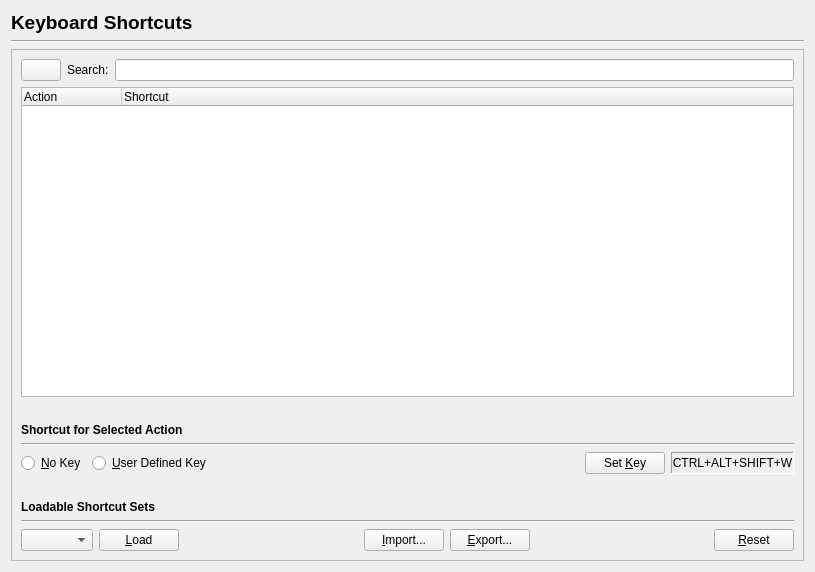
<?xml version="1.0" encoding="UTF-8"?>
<ui version="4.0">
 <class>Prefs_KeyboardShortcuts</class>
 <widget class="QWidget" name="Prefs_KeyboardShortcuts">
  <property name="geometry">
   <rect>
    <x>0</x>
    <y>0</y>
    <width>815</width>
    <height>572</height>
   </rect>
  </property>
  <property name="windowTitle">
   <string>Keyboard Shortcuts</string>
  </property>
  <layout class="QVBoxLayout" name="verticalLayout">
   <item>
    <widget class="QLabel" name="label">
     <property name="font">
      <font>
       <pointsize>14</pointsize>
       <weight>75</weight>
       <bold>true</bold>
      </font>
     </property>
     <property name="text">
      <string>Keyboard Shortcuts</string>
     </property>
    </widget>
   </item>
   <item>
    <widget class="Line" name="line">
     <property name="orientation">
      <enum>Qt::Horizontal</enum>
     </property>
    </widget>
   </item>
   <item>
    <widget class="QScrollArea" name="scrollArea">
     <property name="widgetResizable">
      <bool>true</bool>
     </property>
     <widget class="QWidget" name="scrollAreaWidgetContents">
      <property name="geometry">
       <rect>
        <x>0</x>
        <y>0</y>
        <width>787</width>
        <height>501</height>
       </rect>
      </property>
      <layout class="QVBoxLayout" name="verticalLayout_2">
       <item>
        <layout class="QHBoxLayout">
         <item>
          <widget class="QPushButton" name="clearSearchButton">
           <property name="text">
            <string/>
           </property>
          </widget>
         </item>
         <item>
          <widget class="QLabel" name="textLabel2">
           <property name="text">
            <string>Search:</string>
           </property>
           <property name="wordWrap">
            <bool>false</bool>
           </property>
          </widget>
         </item>
         <item>
          <widget class="QLineEdit" name="searchTextLineEdit"/>
         </item>
        </layout>
       </item>
       <item>
        <widget class="QTreeWidget" name="keyTable">
         <column>
          <property name="text">
           <string>Action</string>
          </property>
         </column>
         <column>
          <property name="text">
           <string>Shortcut</string>
          </property>
         </column>
        </widget>
       </item>
       <item>
        <spacer name="verticalSpacer_2">
         <property name="orientation">
          <enum>Qt::Vertical</enum>
         </property>
         <property name="sizeType">
          <enum>QSizePolicy::Fixed</enum>
         </property>
         <property name="sizeHint" stdset="0">
          <size>
           <width>20</width>
           <height>20</height>
          </size>
         </property>
        </spacer>
       </item>
       <item>
        <widget class="QLabel" name="label_3">
         <property name="font">
          <font>
           <weight>75</weight>
           <bold>true</bold>
          </font>
         </property>
         <property name="text">
          <string>Shortcut for Selected Action</string>
         </property>
        </widget>
       </item>
       <item>
        <widget class="Line" name="line_3">
         <property name="orientation">
          <enum>Qt::Horizontal</enum>
         </property>
        </widget>
       </item>
       <item>
        <layout class="QHBoxLayout" name="horizontalLayout">
         <item>
          <widget class="QRadioButton" name="noKey">
           <property name="text">
            <string>&amp;No Key</string>
           </property>
           <property name="shortcut">
            <string>Alt+N</string>
           </property>
          </widget>
         </item>
         <item>
          <widget class="QRadioButton" name="userDef">
           <property name="text">
            <string>&amp;User Defined Key</string>
           </property>
           <property name="shortcut">
            <string>Alt+U</string>
           </property>
          </widget>
         </item>
         <item>
          <spacer>
           <property name="orientation">
            <enum>Qt::Horizontal</enum>
           </property>
           <property name="sizeType">
            <enum>QSizePolicy::Expanding</enum>
           </property>
           <property name="sizeHint" stdset="0">
            <size>
             <width>158</width>
             <height>18</height>
            </size>
           </property>
          </spacer>
         </item>
         <item>
          <widget class="QPushButton" name="setKeyButton">
           <property name="text">
            <string>Set &amp;Key</string>
           </property>
           <property name="shortcut">
            <string>Alt+K</string>
           </property>
           <property name="checkable">
            <bool>true</bool>
           </property>
          </widget>
         </item>
         <item>
          <widget class="QLabel" name="keyDisplay">
           <property name="frameShape">
            <enum>QFrame::Panel</enum>
           </property>
           <property name="frameShadow">
            <enum>QFrame::Sunken</enum>
           </property>
           <property name="text">
            <string>CTRL+ALT+SHIFT+W</string>
           </property>
           <property name="alignment">
            <set>Qt::AlignCenter</set>
           </property>
           <property name="wordWrap">
            <bool>false</bool>
           </property>
          </widget>
         </item>
        </layout>
       </item>
       <item>
        <spacer name="verticalSpacer">
         <property name="orientation">
          <enum>Qt::Vertical</enum>
         </property>
         <property name="sizeType">
          <enum>QSizePolicy::Fixed</enum>
         </property>
         <property name="sizeHint" stdset="0">
          <size>
           <width>20</width>
           <height>20</height>
          </size>
         </property>
        </spacer>
       </item>
       <item>
        <widget class="QLabel" name="label_4">
         <property name="font">
          <font>
           <weight>75</weight>
           <bold>true</bold>
          </font>
         </property>
         <property name="text">
          <string>Loadable Shortcut Sets</string>
         </property>
        </widget>
       </item>
       <item>
        <widget class="Line" name="line_4">
         <property name="orientation">
          <enum>Qt::Horizontal</enum>
         </property>
        </widget>
       </item>
       <item>
        <layout class="QHBoxLayout" name="horizontalLayout_2">
         <item>
          <widget class="QComboBox" name="loadableSets">
           <property name="toolTip">
            <string>Keyboard shortcut sets available to load</string>
           </property>
          </widget>
         </item>
         <item>
          <widget class="QPushButton" name="loadSetButton">
           <property name="toolTip">
            <string>Load the selected shortcut set</string>
           </property>
           <property name="text">
            <string>&amp;Load</string>
           </property>
           <property name="shortcut">
            <string>Alt+L</string>
           </property>
          </widget>
         </item>
         <item>
          <spacer>
           <property name="orientation">
            <enum>Qt::Horizontal</enum>
           </property>
           <property name="sizeType">
            <enum>QSizePolicy::Expanding</enum>
           </property>
           <property name="sizeHint" stdset="0">
            <size>
             <width>40</width>
             <height>20</height>
            </size>
           </property>
          </spacer>
         </item>
         <item>
          <widget class="QPushButton" name="importSetButton">
           <property name="toolTip">
            <string>Import a shortcut set into the current configuration</string>
           </property>
           <property name="text">
            <string>&amp;Import...</string>
           </property>
           <property name="shortcut">
            <string>Alt+I</string>
           </property>
          </widget>
         </item>
         <item>
          <widget class="QPushButton" name="exportSetButton">
           <property name="toolTip">
            <string>Export the current shortcuts into an importable file</string>
           </property>
           <property name="text">
            <string>&amp;Export...</string>
           </property>
           <property name="shortcut">
            <string>Alt+E</string>
           </property>
          </widget>
         </item>
         <item>
          <spacer>
           <property name="orientation">
            <enum>Qt::Horizontal</enum>
           </property>
           <property name="sizeType">
            <enum>QSizePolicy::Expanding</enum>
           </property>
           <property name="sizeHint" stdset="0">
            <size>
             <width>40</width>
             <height>20</height>
            </size>
           </property>
          </spacer>
         </item>
         <item>
          <widget class="QPushButton" name="resetSetButton">
           <property name="toolTip">
            <string>Reload the default Scribus shortcuts</string>
           </property>
           <property name="text">
            <string>&amp;Reset</string>
           </property>
           <property name="shortcut">
            <string>Alt+R</string>
           </property>
          </widget>
         </item>
        </layout>
       </item>
      </layout>
     </widget>
    </widget>
   </item>
  </layout>
 </widget>
 <tabstops>
  <tabstop>clearSearchButton</tabstop>
  <tabstop>searchTextLineEdit</tabstop>
  <tabstop>keyTable</tabstop>
 </tabstops>
 <resources/>
 <connections/>
</ui>
